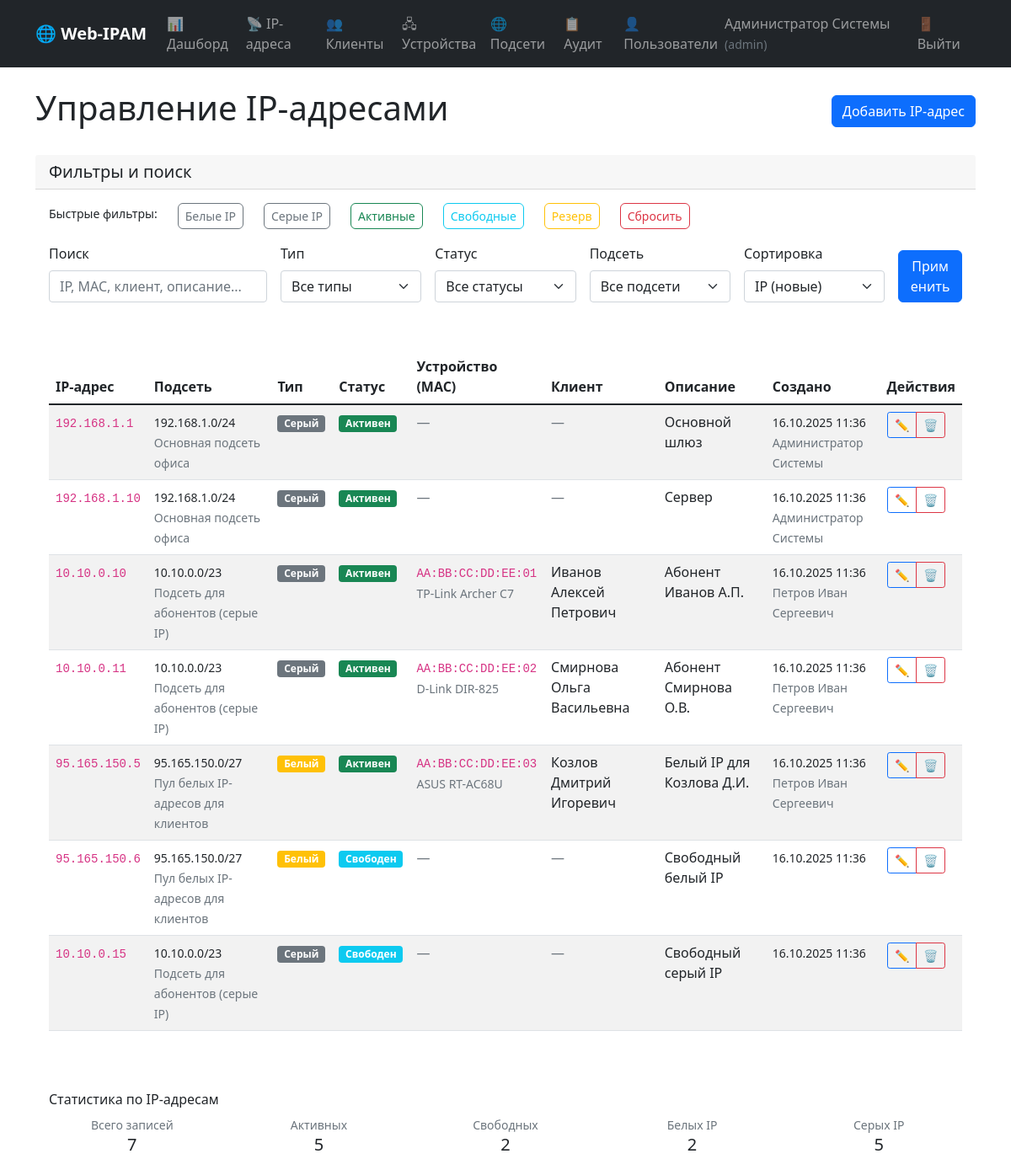
The app's page /pages/ip-addresses/list.php (signed in) with its own data.
### tables this page shows
CREATE TABLE `ip_addresses` (
  `id` int NOT NULL AUTO_INCREMENT,
  `ip_address` varchar(15) NOT NULL,
  `subnet_id` int NOT NULL,
  `device_id` int DEFAULT NULL,
  `type` enum('white','gray') NOT NULL DEFAULT 'gray',
  `status` enum('active','free','reserved') NOT NULL DEFAULT 'free',
  `description` varchar(255) DEFAULT NULL,
  `created_by` int DEFAULT NULL,
  `created_at` datetime DEFAULT CURRENT_TIMESTAMP,
  `updated_at` datetime DEFAULT CURRENT_TIMESTAMP ON UPDATE CURRENT_TIMESTAMP,
  PRIMARY KEY (`id`),
  UNIQUE KEY `unique_ip_subnet` (`ip_address`,`subnet_id`),
  UNIQUE KEY `unique_device_ip` (`device_id`),
  KEY `fk_ips_subnet` (`subnet_id`),
  KEY `fk_ips_created_by` (`created_by`),
  CONSTRAINT `fk_ips_created_by` FOREIGN KEY (`created_by`) REFERENCES `users` (`id`) ON DELETE SET NULL ON UPDATE CASCADE,
  CONSTRAINT `fk_ips_device` FOREIGN KEY (`device_id`) REFERENCES `devices` (`id`) ON DELETE SET NULL ON UPDATE CASCADE,
  CONSTRAINT `fk_ips_subnet` FOREIGN KEY (`subnet_id`) REFERENCES `subnets` (`id`) ON DELETE CASCADE ON UPDATE CASCADE
);

CREATE TABLE `subnets` (
  `id` int NOT NULL AUTO_INCREMENT,
  `network_address` varchar(15) NOT NULL,
  `cidr_mask` int NOT NULL,
  `gateway` varchar(15) DEFAULT NULL,
  `description` varchar(255) DEFAULT NULL,
  `created_at` datetime DEFAULT CURRENT_TIMESTAMP,
  `updated_at` datetime DEFAULT CURRENT_TIMESTAMP ON UPDATE CURRENT_TIMESTAMP,
  PRIMARY KEY (`id`),
  UNIQUE KEY `unique_subnet` (`network_address`,`cidr_mask`)
);

CREATE TABLE `users` (
  `id` int NOT NULL AUTO_INCREMENT,
  `login` varchar(50) NOT NULL,
  `password_hash` varchar(255) NOT NULL,
  `role` enum('admin','engineer','operator') NOT NULL DEFAULT 'operator',
  `full_name` varchar(100) NOT NULL,
  `created_at` datetime DEFAULT CURRENT_TIMESTAMP,
  `last_login` datetime DEFAULT NULL,
  `failed_login_attempts` int DEFAULT '0',
  `account_locked_until` datetime DEFAULT NULL,
  PRIMARY KEY (`id`),
  UNIQUE KEY `login` (`login`)
);

CREATE TABLE `devices` (
  `id` int NOT NULL AUTO_INCREMENT,
  `mac_address` varchar(17) NOT NULL,
  `model` varchar(100) DEFAULT NULL,
  `serial_number` varchar(50) DEFAULT NULL,
  `client_id` int DEFAULT NULL,
  `created_at` datetime DEFAULT CURRENT_TIMESTAMP,
  `updated_at` datetime DEFAULT CURRENT_TIMESTAMP ON UPDATE CURRENT_TIMESTAMP,
  PRIMARY KEY (`id`),
  UNIQUE KEY `mac_address` (`mac_address`),
  KEY `fk_devices_client` (`client_id`),
  CONSTRAINT `fk_devices_client` FOREIGN KEY (`client_id`) REFERENCES `clients` (`id`) ON DELETE SET NULL ON UPDATE CASCADE
);

CREATE TABLE `clients` (
  `id` int NOT NULL AUTO_INCREMENT,
  `contract_number` varchar(20) NOT NULL,
  `full_name` varchar(100) NOT NULL,
  `address` varchar(255) NOT NULL,
  `phone` varchar(20) DEFAULT NULL,
  `created_at` datetime DEFAULT CURRENT_TIMESTAMP,
  `updated_at` datetime DEFAULT CURRENT_TIMESTAMP ON UPDATE CURRENT_TIMESTAMP,
  PRIMARY KEY (`id`),
  UNIQUE KEY `contract_number` (`contract_number`)
);

### pages/ip-addresses/list.php (the view, shortened to what the rows shown need)
<?php
require_once '../../includes/auth.php';
require_once '../../includes/db_connect.php';
$search = $_GET['search'] ?? '';
$type_filter = $_GET['type'] ?? '';
$status_filter = $_GET['status'] ?? '';
$subnet_filter = $_GET['subnet'] ?? '';
$sort = $_GET['sort'] ?? 'ip_desc';
$sql = "
    SELECT
        ip.*,
        s.network_address, s.cidr_mask, s.description as subnet_description,
        d.mac_address, d.model,
        c.full_name as client_name, c.id as client_id,
        u.full_name as created_by_name
    FROM ip_addresses ip
    LEFT JOIN subnets s ON ip.subnet_id = s.id
    LEFT JOIN devices d ON ip.device_id = d.id
    LEFT JOIN clients c ON d.client_id = c.id
    LEFT JOIN users u ON ip.created_by = u.id
    WHERE 1=1
";
switch ($sort) {
    case 'ip_desc':
    default:
        $sql .= " ORDER BY ip.created_at DESC";
        break;
}
try {
    $stmt = $conn->prepare($sql);
    $stmt->execute();
    $ip_addresses = $stmt->get_result()->fetch_all(MYSQLI_ASSOC);
} catch (Exception $e) {
    error_log("Error fetching IP addresses: " . $e->getMessage());
    $ip_addresses = [];
}
?>
<!DOCTYPE html>
<html lang="ru">
<head>
    <link href="https://cdn.jsdelivr.net/npm/bootstrap@5.1.3/dist/css/bootstrap.min.css" rel="stylesheet">
    <link href="../../assets/css/style.css" rel="stylesheet">
</head>
<body>
    <div class="container mt-4">
        <div class="row">
            <div class="col-12">
                <div class="d-flex justify-content-between align-items-center mb-4">
                    <h1>Управление IP-адресами</h1>
                </div>
                <div class="card">
                    <div class="card-body">
                        <?php if (empty($ip_addresses)): ?>
                            <div class="text-center py-4">
                                <p class="text-muted">IP-адреса не найдены</p>
                                <?php if ($search || $type_filter || $status_filter || $subnet_filter): ?>
                                    <a href="list.php" class="btn btn-outline-secondary">Сбросить фильтры</a>
                                <?php endif; ?>
                            </div>
                        <?php else: ?>
                            <div class="table-responsive">
                                <table class="table table-striped table-hover">
                                    <thead>
                                        <tr>
                                            <th>IP-адрес</th>
                                            <th>Подсеть</th>
                                            <th>Тип</th>
                                            <th>Статус</th>
                                            <th>Устройство (MAC)</th>
                                            <th>Клиент</th>
                                            <th>Описание</th>
                                            <th>Создано</th>
                                            <th>Действия</th>
                                        </tr>
                                    </thead>
                                    <tbody>
                                        <?php foreach ($ip_addresses as $ip): ?>
                                            <tr>
                                                <td>
                                                    <code><?php echo htmlspecialchars($ip['ip_address']); ?></code>
                                                </td>
                                                <td>
                                                    <small><?php echo htmlspecialchars($ip['network_address'] . '/' . $ip['cidr_mask']); ?></small>
                                                    <?php if ($ip['subnet_description']): ?>
                                                        <br><small class="text-muted"><?php echo htmlspecialchars($ip['subnet_description']); ?></small>
                                                    <?php endif; ?>
                                                </td>
                                                <td>
                                                    <span class="badge bg-<?php echo $ip['type'] === 'white' ? 'warning' : 'secondary'; ?>">
                                                        <?php echo $ip['type'] === 'white' ? 'Белый' : 'Серый'; ?>
                                                    </span>
                                                </td>
                                                <td>
                                                    <span class="badge bg-<?php
                                                        echo $ip['status'] === 'active' ? 'success' :
                                                             ($ip['status'] === 'reserved' ? 'warning' : 'info');
                                                    ?>">
                                                        <?php echo $ip['status'] === 'active' ? 'Активен' :
                                                               ($ip['status'] === 'reserved' ? 'Резерв' : 'Свободен'); ?>
                                                    </span>
                                                </td>
                                                <td>
                                                    <?php if ($ip['mac_address']): ?>
                                                        <code><?php echo htmlspecialchars($ip['mac_address']); ?></code>
                                                        <?php if ($ip['model']): ?>
                                                            <br><small class="text-muted"><?php echo htmlspecialchars($ip['model']); ?></small>
                                                        <?php endif; ?>
                                                    <?php else: ?>
                                                        <span class="text-muted">—</span>
                                                    <?php endif; ?>
                                                </td>
                                                <td>
                                                    <?php echo $ip['client_name'] ? htmlspecialchars($ip['client_name']) : '<span class="text-muted">—</span>'; ?>
                                                </td>
                                                <td>
                                                    <?php echo $ip['description'] ? htmlspecialchars($ip['description']) : '<span class="text-muted">—</span>'; ?>
                                                </td>
                                                <td>
                                                    <small>
                                                        <?php echo date('d.m.Y H:i', strtotime($ip['created_at'])); ?>
                                                        <?php if ($ip['created_by_name']): ?>
                                                            <br><span class="text-muted"><?php echo htmlspecialchars($ip['created_by_name']); ?></span>
                                                        <?php endif; ?>
                                                    </small>
                                                </td>
                                                <td>
                                                    <div class="btn-group btn-group-sm">
                                                        <a href="edit.php?id=<?php echo $ip['id']; ?>" class="btn btn-outline-primary" title="Редактировать">
                                                            ✏️
                                                        </a>
                                                        <?php if (hasRole('admin')): ?>
                                                            <a href="delete.php?id=<?php echo $ip['id']; ?>" class="btn btn-outline-danger"
                                                               onclick="return confirm('Удалить IP-адрес <?php echo $ip['ip_address']; ?>?')" title="Удалить">
                                                                🗑️
                                                            </a>
                                                        <?php endif; ?>
                                                    </div>
                                                </td>
                                            </tr>
                                        <?php endforeach; ?>
                                    </tbody>
                                </table>
                            </div>
                        <?php endif; ?>
                    </div>
                </div>
            </div>
        </div>
    </div>
</body>
</html>

### records on screen
ip_addresses: ip_address "192.168.1.1", subnet.cidr_mask "192.168.1.0/24", subnet.description "Основная подсеть офиса", type "Серый", status "Активен", description "Основной шлюз", created_at "16.10.2025 11:36", created_by.full_name "Администратор Системы"
ip_addresses: ip_address "192.168.1.10", subnet.cidr_mask "192.168.1.0/24", subnet.description "Основная подсеть офиса", type "Серый", status "Активен", description "Сервер", created_at "16.10.2025 11:36", created_by.full_name "Администратор Системы"
ip_addresses: ip_address "10.10.0.10", subnet.cidr_mask "10.10.0.0/23", subnet.description "Подсеть для абонентов (серые IP)", type "Серый", status "Активен", device.mac_address "AA:BB:CC:DD:EE:01", device.model "TP-Link Archer C7", clients.full_name "Иванов Алексей Петрович", description "Абонент Иванов А.П.", created_at "16.10.2025 11:36", created_by.full_name "Петров Иван Сергеевич"
ip_addresses: ip_address "10.10.0.11", subnet.cidr_mask "10.10.0.0/23", subnet.description "Подсеть для абонентов (серые IP)", type "Серый", status "Активен", device.mac_address "AA:BB:CC:DD:EE:02", device.model "D-Link DIR-825", clients.full_name "Смирнова Ольга Васильевна", description "Абонент Смирнова О.В.", created_at "16.10.2025 11:36", created_by.full_name "Петров Иван Сергеевич"
ip_addresses: ip_address "95.165.150.5", subnet.cidr_mask "95.165.150.0/27", subnet.description "Пул белых IP-адресов для клиентов", type "Белый", status "Активен", device.mac_address "AA:BB:CC:DD:EE:03", device.model "ASUS RT-AC68U", clients.full_name "Козлов Дмитрий Игоревич", description "Белый IP для Козлова Д.И.", created_at "16.10.2025 11:36", created_by.full_name "Петров Иван Сергеевич"
ip_addresses: ip_address "95.165.150.6", subnet.cidr_mask "95.165.150.0/27", subnet.description "Пул белых IP-адресов для клиентов", type "Белый", status "Свободен", description "Свободный белый IP", created_at "16.10.2025 11:36"
ip_addresses: ip_address "10.10.0.15", subnet.cidr_mask "10.10.0.0/23", subnet.description "Подсеть для абонентов (серые IP)", type "Серый", status "Свободен", description "Свободный серый IP", created_at "16.10.2025 11:36"

### other values on screen
$_SESSION['user_name'] "Администратор Системы"
$_SESSION['user_role'] "admin"
count($ip_addresses) "7"
count(array_filter($ip_addresses, fn($ip) => $ip['type'] === 'white')) "2"
count(array_filter($ip_addresses, fn($ip) => $ip['type'] === 'gray')) "5"
